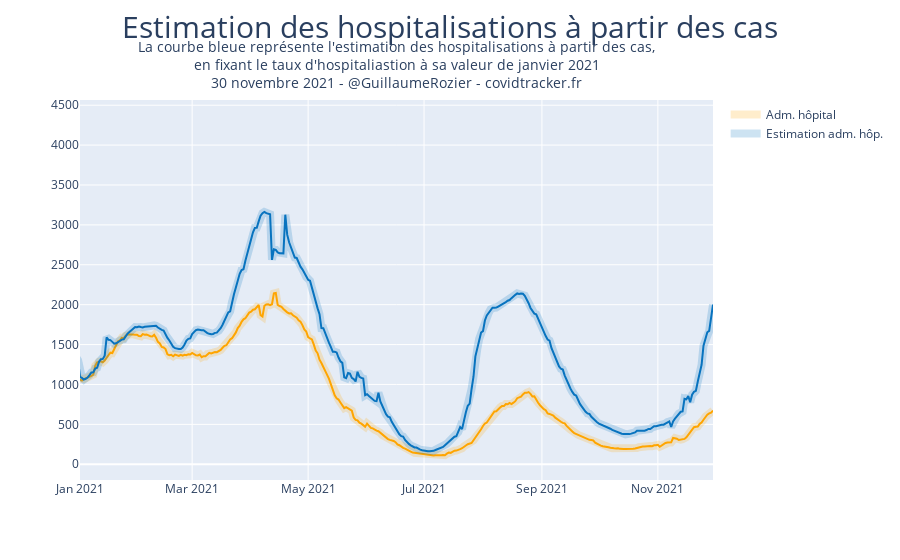

The notebook cell this image was saved under:
### Code cell
y1 = df.incid_hosp.rolling(window=7).mean().shift()
y2 = df.P.rolling(window=7).mean().shift(7)*0.09

fig = go.Figure()
fig.add_trace(go.Scatter(
    x=df.jour,
    y=y1,
    line_width=8,
    opacity=0.2,
    name="Adm. hôpital",
    marker_color='orange',
    #fillcolor="rgba(8, 115, 191, 0.3)",
    ))
fig.add_trace(go.Scatter(
    x=df.jour,
    y=y1,
    line_width=2,
    opacity=1,
    showlegend=False,
    marker_color='orange',
    #fillcolor="rgba(8, 115, 191, 0.3)",
    ))
fig.add_trace(go.Scatter(
    x=df.jour,
    y=y2,
    line_width=8,
    opacity=0.2,
    name="Estimation adm. hôp.",
    marker_color='rgb(8, 115, 191)',
    #fillcolor="rgba(8, 115, 191, 0.3)",
    ))
fig.add_trace(go.Scatter(
    x=df.jour,
    y=y2,
    line_width=2,
    opacity=1,
    showlegend=False,
    marker_color='rgb(8, 115, 191)',
    #fillcolor="rgba(8, 115, 191, 0.3)",
    ))
fig.update_xaxes(range=["2021-01-01", df.jour.max()])
fig.update_yaxes()
fig.update_layout(
    title={
                        'text': "Estimation des hospitalisations à partir des cas",
                        'y':0.97,
                        'x':0.5,
                        'xanchor': 'center',
                        'yanchor': 'top'},
    titlefont = dict(
                    size=30),
    annotations = [
                        dict(
                            x=0.5,
                            y=1.17,
                            xref='paper',
                            yref='paper',
                            font=dict(size=14),
                            text="La courbe bleue représente l'estimation des hospitalisations à partir des cas,<br>en fixant le taux d'hospitaliastion à sa valeur de janvier 2021<br>{} - @GuillaumeRozier - covidtracker.fr".format(datetime.strptime(df.jour.max(), '%Y-%m-%d').strftime('%d %B %Y')),#'Date : {}. Source : Santé publique France. Auteur : GRZ - covidtracker.fr.'.format(),                    showarrow = False
                            showarrow=False
                        ),
                        ]
)

#name_fig = "cas_hospitalisations_ratio"
#fig.write_image(PATH + "images/charts/france/{}.jpeg".format(name_fig), scale=2, width=900, height=600)
#plotly.offline.plot(fig, filename = PATH + 'images/html_exports/france/{}.html'.format(name_fig), auto_open=False)

### Figure 1 — Plotly figure (JSON) as saved in the notebook; plotly's stock layout.template omitted (floating-point values rounded to 4 significant figures; data arrays with more than 128 entries replaced by an {"elided": "..."} marker saying what was removed)
{"data": [{"line": {"width": 8}, "marker": {"color": "orange"}, "name": "Adm. hôpital", "opacity": 0.2, "type": "scatter", "x": {"elided": "567 str values"}, "y": {"elided": "567 float values"}}, {"line": {"width": 2}, "marker": {"color": "orange"}, "opacity": 1, "showlegend": false, "type": "scatter", "x": {"elided": "567 str values"}, "y": {"elided": "567 float values"}}, {"line": {"width": 8}, "marker": {"color": "rgb(8, 115, 191)"}, "name": "Estimation adm. hôp.", "opacity": 0.2, "type": "scatter", "x": {"elided": "567 str values"}, "y": {"elided": "567 float values"}}, {"line": {"width": 2}, "marker": {"color": "rgb(8, 115, 191)"}, "opacity": 1, "showlegend": false, "type": "scatter", "x": {"elided": "567 str values"}, "y": {"elided": "567 float values"}}], "layout": {"annotations": [{"font": {"size": 14}, "showarrow": false, "text": "La courbe bleue représente l'estimation des hospitalisations à partir des cas,<br>en fixant le taux d'hospitaliastion à sa valeur de janvier 2021<br>30 novembre 2021 - @GuillaumeRozier - covidtracker.fr", "x": 0.5, "xref": "paper", "y": 1.17, "yref": "paper"}], "title": {"font": {"size": 30}, "text": "Estimation des hospitalisations à partir des cas", "x": 0.5, "xanchor": "center", "y": 0.97, "yanchor": "top"}, "xaxis": {"range": ["2021-01-01", "2021-11-30"]}}}
